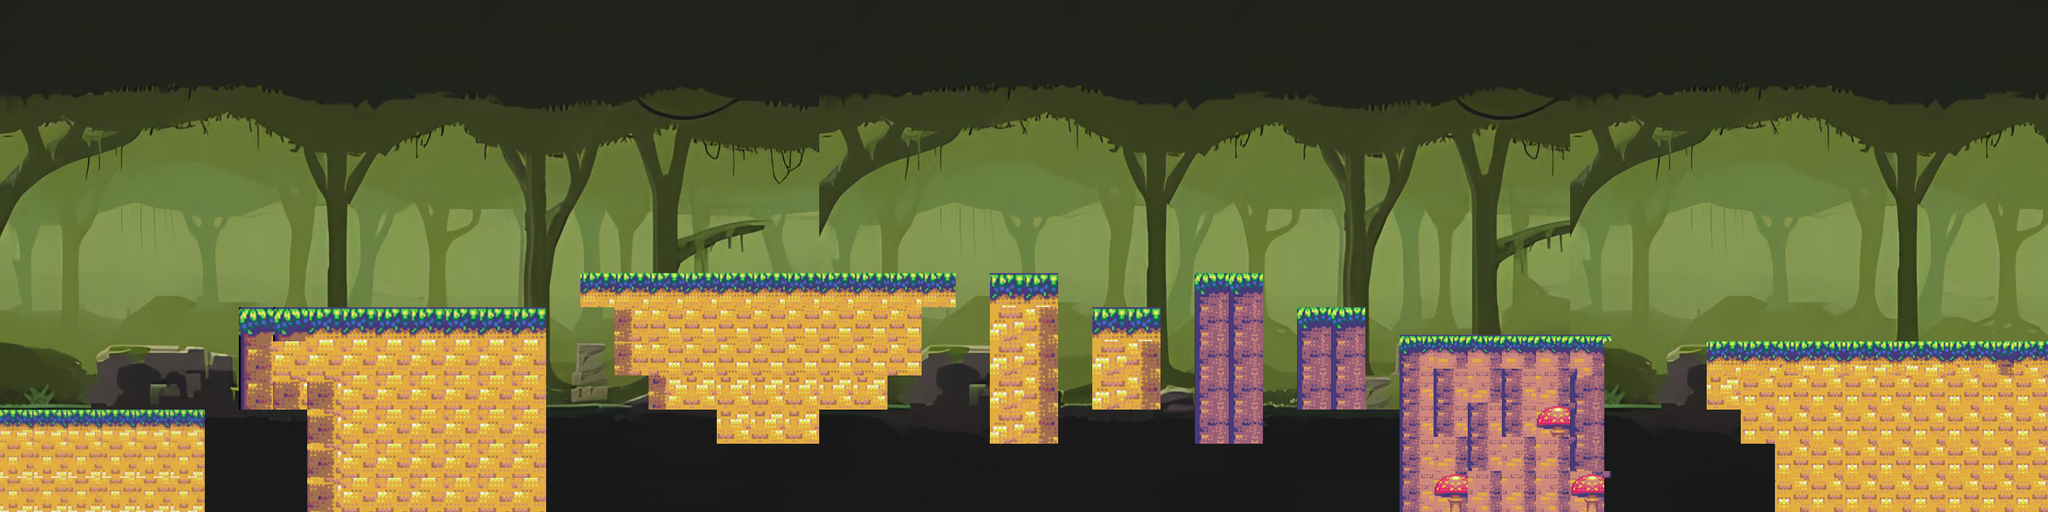

Below is a game level as drawn by its tile map, then a one-line description and the .tmx that defines it (tile-layer data replaced by summaries):
An orthogonal 60x15 tile map with 50x50 px tiles, 1 tile layer (Слой тайлов 1), 6 tilesets.

<map version="1.10" tiledversion="1.11.1" orientation="orthogonal" renderorder="right-down" width="60" height="15" tilewidth="50" tileheight="50" infinite="0" nextlayerid="2" nextobjectid="1">
 <tileset firstgid="1" source="data/forest.tsx" />
 <tileset firstgid="313" source="data/rock(2).tsx" />
 <tileset firstgid="328" source="data/rock(3).tsx" />
 <tileset firstgid="384" source="data/rock_tree(6).tsx" />
 <tileset firstgid="434" source="data/mini_rock(3).tsx" />
 <tileset firstgid="438" source="data/rock_tree(4).tsx" />
 <layer id="1" name="Слой тайлов 1" width="60" height="15">
  <data>[900 cells, 900 non-empty, 306 distinct tile ids]</data>
 </layer>
</map>